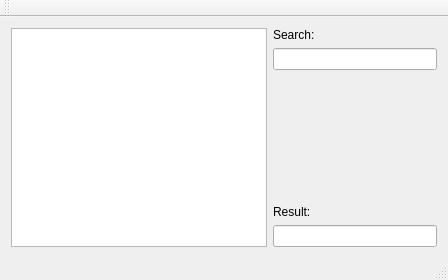
<?xml version="1.0" encoding="UTF-8"?>
<ui version="4.0">
 <class>PhoneDirectoryControlPoint</class>
 <widget class="QMainWindow" name="PhoneDirectoryControlPoint">
  <property name="geometry">
   <rect>
    <x>0</x>
    <y>0</y>
    <width>448</width>
    <height>280</height>
   </rect>
  </property>
  <property name="windowTitle">
   <string>Phone Directory Control Point</string>
  </property>
  <widget class="QWidget" name="centralWidget">
   <layout class="QHBoxLayout" name="horizontalLayout">
    <item>
     <widget class="QListWidget" name="li_devices"/>
    </item>
    <item>
     <layout class="QVBoxLayout" name="verticalLayout">
      <item>
       <widget class="QLabel" name="label">
        <property name="text">
         <string>Search:</string>
        </property>
       </widget>
      </item>
      <item>
       <widget class="QLineEdit" name="edt_search"/>
      </item>
      <item>
       <spacer name="verticalSpacer">
        <property name="orientation">
         <enum>Qt::Vertical</enum>
        </property>
        <property name="sizeHint" stdset="0">
         <size>
          <width>20</width>
          <height>40</height>
         </size>
        </property>
       </spacer>
      </item>
      <item>
       <widget class="QLabel" name="label_2">
        <property name="text">
         <string>Result:</string>
        </property>
       </widget>
      </item>
      <item>
       <widget class="QLineEdit" name="edt_Result"/>
      </item>
     </layout>
    </item>
   </layout>
  </widget>
  <widget class="QMenuBar" name="menuBar">
   <property name="geometry">
    <rect>
     <x>0</x>
     <y>0</y>
     <width>448</width>
     <height>25</height>
    </rect>
   </property>
  </widget>
  <widget class="QToolBar" name="mainToolBar">
   <attribute name="toolBarArea">
    <enum>TopToolBarArea</enum>
   </attribute>
   <attribute name="toolBarBreak">
    <bool>false</bool>
   </attribute>
  </widget>
  <widget class="QStatusBar" name="statusBar"/>
 </widget>
 <layoutdefault spacing="6" margin="11"/>
 <resources/>
 <connections/>
</ui>
